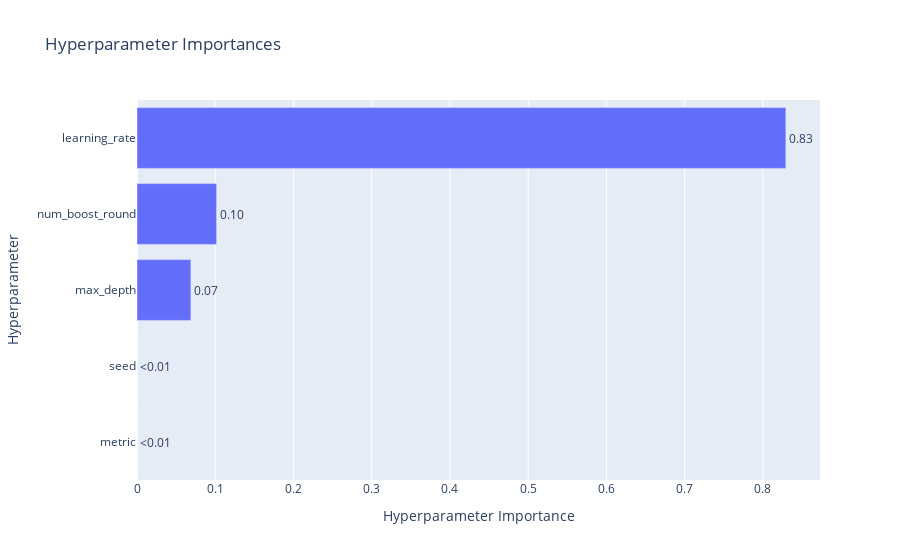

This figure's notebook cell:
### Code cell
fig = optuna.visualization.plot_param_importances(study)
fig.show()

### Figure 1 — Plotly figure (JSON) as saved in the notebook; plotly's stock layout.template omitted (floating-point values rounded to 4 significant figures)
{"data": [{"cliponaxis": false, "hovertemplate": ["metric (CategoricalDistribution): 0.0<extra></extra>", "seed (IntDistribution): 0.0<extra></extra>", "max_depth (IntDistribution): 0.06886579097811678<extra></extra>", "num_boost_round (IntDistribution): 0.10176319804165658<extra></extra>", "learning_rate (FloatDistribution): 0.8293710109802267<extra></extra>"], "name": "Objective Value", "orientation": "h", "text": ["<0.01", "<0.01", "0.07", "0.10", "0.83"], "textposition": "outside", "type": "bar", "x": [0, 0, 0.06887, 0.1018, 0.8294], "y": ["metric", "seed", "max_depth", "num_boost_round", "learning_rate"]}], "layout": {"title": {"text": "Hyperparameter Importances"}, "xaxis": {"title": {"text": "Hyperparameter Importance"}}, "yaxis": {"title": {"text": "Hyperparameter"}}}}
